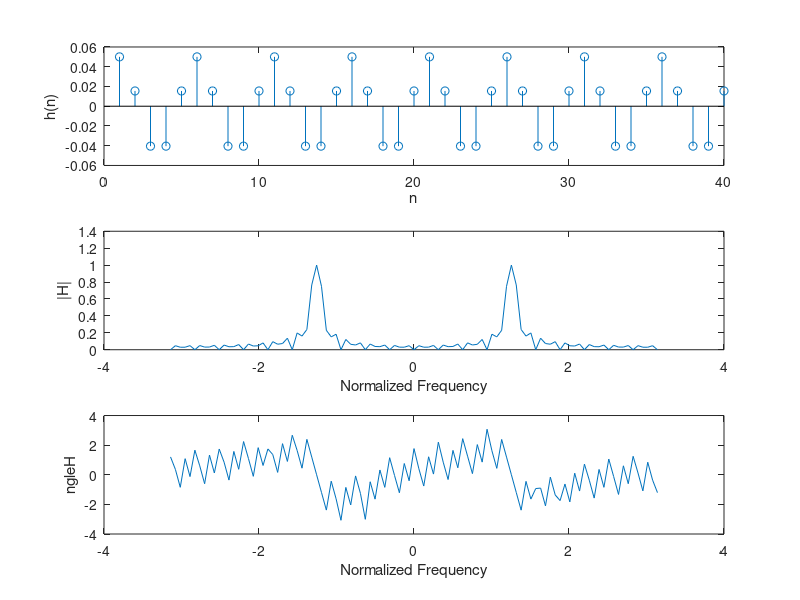

MATLAB code for this plot: (Note: this script raises an error after producing the figure.)
%% 4.1: Simple Bandpass Filter Design
% h[n] = 2/L*cos(w_c*n) where 0 <= n < L
clear
L = 40;
h = zeros(1,L);
w_c = 0.4*pi;

for n=0:L-1
    h(n+1) = 2/L*cos(w_c*n);
end
figure;
subplot(3,1,1)
stem(h);
xlabel("n")
ylabel("h(n)")
w = -pi:pi/50:pi;

% a: Obtain frequency response
H_40 = freqz(h,1,w); 
%H_dft = fftshift(fft(h,length(w)));
subplot(3,1,2)
plot(w,abs(H_40));
xlabel("Normalized Frequency")
ylabel("|H|")
subplot(3,1,3)
plot(w,angle(H_40));
xlabel("Normalized Frequency")
ylabel("\angleH")
sgtitle("L = "+L)

% b: Identify passband on the 0.5 level
subplot(3,1,2)
hold on
passband = find(abs(H_40)>0.5);
stopband = find(abs(H_40)<0.1);
for i=1:length(passband)
    plot(w(passband(i)),abs(H_40(passband(i))),'.',"Color",'g')
end
for i=1:length(stopband)
    plot(w(stopband(i)),abs(H_40(stopband(i))),'.',"Color",'r')
end

% c: Different filter lengths
%% L=20
L = 20;
h = zeros(1,L);
w_c = 0.4*pi;

for n=0:L-1
    h(n+1) = 2/L*cos(w_c*n);
end
figure;
subplot(3,1,1)
stem(h);
xlabel("n")
ylabel("h(n)")
w = -pi:pi/50:pi;

% a: Obtain frequency response
H_20 = freqz(h,1,w); 
%H_dft = fftshift(fft(h,length(w)));
subplot(3,1,2)
plot(w,abs(H_20));
xlabel("Normalized Frequency")
ylabel("|H|")
subplot(3,1,3)
plot(w,angle(H_20));
xlabel("Normalized Frequency")
ylabel("\angleH")
sgtitle("L = "+L)

% b: Identify passband on the 0.5 level
subplot(3,1,2)
hold on
passband = find(abs(H_20)>0.5);
stopband = find(abs(H_20)<0.1);
for i=1:length(passband)
    plot(w(passband(i)),abs(H_20(passband(i))),'.',"Color",'g')
end
for i=1:length(stopband)
    plot(w(stopband(i)),abs(H_20(stopband(i))),'.',"Color",'r')
end

%% L=80
L = 80;
h = zeros(1,L);
w_c = 0.4*pi;

for n=0:L-1
    h(n+1) = 2/L*cos(w_c*n);
end
figure;
subplot(3,1,1)
stem(h);
xlabel("n")
ylabel("h(n)")
w = -pi:pi/50:pi;

% a: Obtain frequency response
H_80 = freqz(h,1,w); 
%H_dft = fftshift(fft(h,length(w)));
subplot(3,1,2)
plot(w,abs(H_80));
xlabel("Normalized Frequency")
ylabel("|H|")
subplot(3,1,3)
plot(w,angle(H_80));
xlabel("Normalized Frequency")
ylabel("\angleH")
sgtitle("L = "+L)

% b: Identify passband on the 0.5 level
subplot(3,1,2)
hold on
passband = find(abs(H_80)>0.5);
stopband = find(abs(H_80)<0.1);
for i=1:length(passband)
    plot(w(passband(i)),abs(H_80(passband(i))),'.',"Color",'g')
end
for i=1:length(stopband)
    plot(w(stopband(i)),abs(H_80(stopband(i))),'.',"Color",'r')
end

%% Overlay Frequency Responses
figure;
plot(w,abs(H_20));
hold on
plot(w,abs(H_40));
plot(w,abs(H_80));
hold off
legend(["L=20","L=40","L=80"]);
xlabel("Normalized Frequency")
ylabel("|H|")
title("Frequency Response vs Filter Length")